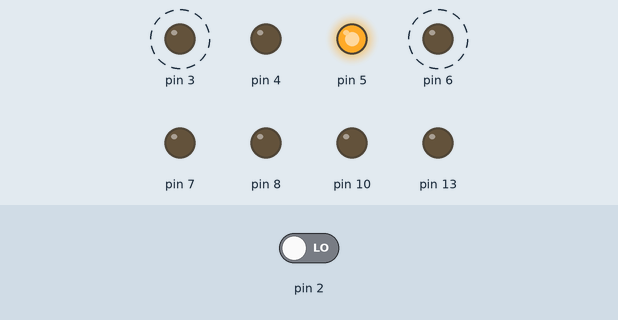
Recording of a sketch running on a simulated Arduino Uno, built with avr-gcc and run on an emulated ATmega328P. Shown: output pins drawn as LEDs (lit = HIGH). Dashed ring = blinking. The test bench sets the inputs (shaded band); at power-on: pin 2 LOW.

Above: at 4.9 s.
5.0 s: pin 2 driven HIGH
At 6.0 s:
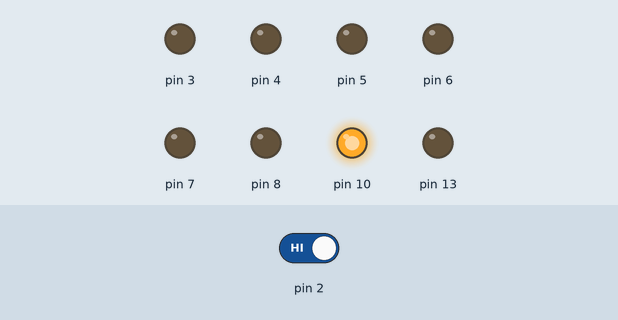
At 6.8 s:
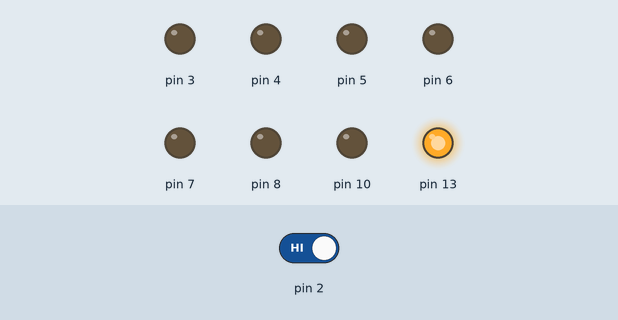
8.5 s: pin 2 driven LOW
At 8.62 s:
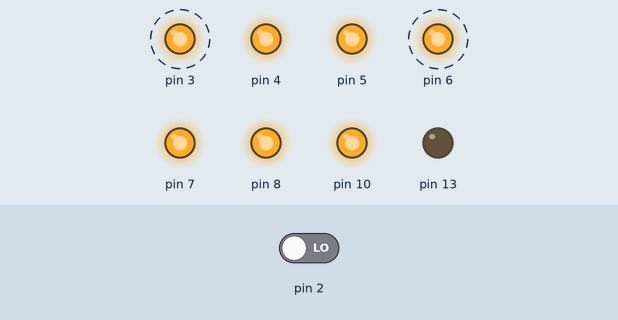
Timing chart, 0 to 18.0 s (numbered marks = the images above; inputs shaded):
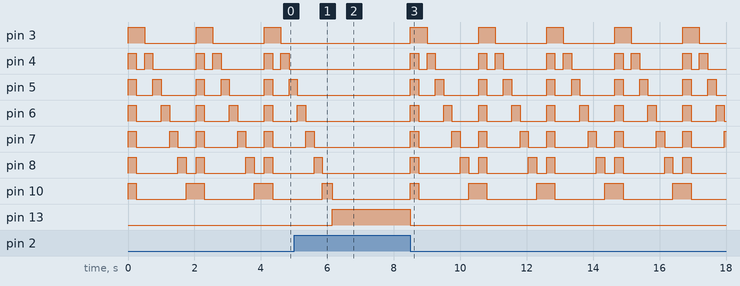

Measured:
- after the input at 5.0 s, pin 3: stays LOW (without the input it goes to HIGH after 1.2 s); pin 4: stops changing and stays LOW; pin 5: goes on until 5.1 s, then stays LOW; pin 6: goes on until 5.4 s, then stays LOW; pin 7: goes on until 5.6 s, then stays LOW
- after the input at 8.5 s, pin 3: alternates HIGH for 0.50 s and LOW for 1.6 s, starting at once; pin 4: LOW → HIGH at once, then repeats every 2.1 s: LOW 0.25 s, HIGH 0.25 s, LOW 1.3 s, HIGH 0.25 s
- by itself, pin 3: alternates HIGH for 0.50 s and LOW for 1.6 s
- by itself, pin 4: repeats every 2.1 s: LOW 0.25 s, HIGH 0.25 s, LOW 1.3 s, HIGH 0.25 s
- by itself, pin 5: repeats every 2.1 s: LOW 0.50 s, HIGH 0.25 s, LOW 1.1 s, HIGH 0.25 s
- by itself, pin 6: alternates HIGH for 0.25 s and LOW for 0.78 s
- by itself, pin 7: repeats every 2.1 s: LOW 1.0 s, HIGH 0.25 s, LOW 0.55 s, HIGH 0.25 s
- by itself, pin 8: repeats every 2.1 s: LOW 1.3 s, HIGH 0.25 s, LOW 0.30 s, HIGH 0.25 s

The sketch:

pr02.ino
```cpp
int cambio = 0;
void setup(){
  pinMode(3,OUTPUT);
  pinMode(4,OUTPUT);
  pinMode(5,OUTPUT);
  pinMode(2,INPUT);
  pinMode(6,OUTPUT);
  pinMode(7,OUTPUT);
  pinMode(8,OUTPUT);
  pinMode(10,OUTPUT);
  pinMode (13,OUTPUT);
//pinMode(3,OUTPUT)}
}
void loop(){
  cambio=digitalRead(2);
  if (cambio==HIGH){
  digitalWrite(3, LOW);
  digitalWrite(4, LOW);
  digitalWrite(5, LOW);
  digitalWrite(6, LOW);
  digitalWrite(7, LOW);
  digitalWrite(8, LOW);
  digitalWrite(10,LOW);
  digitalWrite(13,HIGH);
  }
  else{
  digitalWrite(3, HIGH);
  digitalWrite(4, HIGH);
  digitalWrite(5, HIGH);
  digitalWrite(6, HIGH);
  digitalWrite(7, HIGH);
  digitalWrite(8, HIGH);
  digitalWrite(10,HIGH);
  digitalWrite(13,LOW);
  delay (250);
  digitalWrite(3, HIGH);
  digitalWrite(4, LOW);
  digitalWrite(5, LOW);
  digitalWrite(6, LOW);
  digitalWrite(7, LOW);
  digitalWrite(8, LOW);
  digitalWrite(10,LOW);
  digitalWrite(13,LOW);
  delay(250);
  digitalWrite(3, LOW);
  digitalWrite(4, HIGH);
  digitalWrite(5, LOW);
  digitalWrite(6, LOW);
  digitalWrite(7, LOW);
  digitalWrite(8, LOW);
  digitalWrite(10,LOW);
  digitalWrite(13,LOW);
  delay(250);
  digitalWrite(3, LOW);
  digitalWrite(4, LOW);
  digitalWrite(5, HIGH);
  digitalWrite(6, LOW);
  digitalWrite(7, LOW);
  digitalWrite(8, LOW);
  digitalWrite(10,LOW);
  digitalWrite(13,LOW);
  delay(250);
  digitalWrite(3, LOW);
  digitalWrite(4, LOW);
  digitalWrite(5, LOW);
  digitalWrite(6, HIGH);
  digitalWrite(7, LOW);
  digitalWrite(8, LOW);
  digitalWrite(10,LOW);
  digitalWrite(13,LOW);
  delay(250);
  digitalWrite(3, LOW);
  digitalWrite(4, LOW);
  digitalWrite(5, LOW);
  digitalWrite(6, LOW);
  digitalWrite(7, HIGH);
  digitalWrite(8, LOW);
  digitalWrite(10,LOW);
  digitalWrite(13,LOW);
  delay(250);
  digitalWrite(3, LOW);
  digitalWrite(4, LOW);
  digitalWrite(5, LOW);
  digitalWrite(6, LOW);
  digitalWrite(7, LOW);
  digitalWrite(8, HIGH);
  digitalWrite(10,LOW);
  digitalWrite(13,LOW);
  delay(250);
  digitalWrite(3, LOW);
  digitalWrite(4, LOW);
  digitalWrite(5, LOW);
  digitalWrite(6, LOW);
  digitalWrite(7, LOW);
  digitalWrite(8, LOW);
  digitalWrite(10,HIGH);
  digitalWrite(13,LOW);
  delay(300);
  digitalWrite(3, HIGH);
  digitalWrite(4, HIGH);
  digitalWrite(5, HIGH);
  digitalWrite(6, HIGH);
  digitalWrite(7, HIGH);
  digitalWrite(8, HIGH);
  digitalWrite(10,HIGH);
  digitalWrite(13,LOW);
  }
}
```
